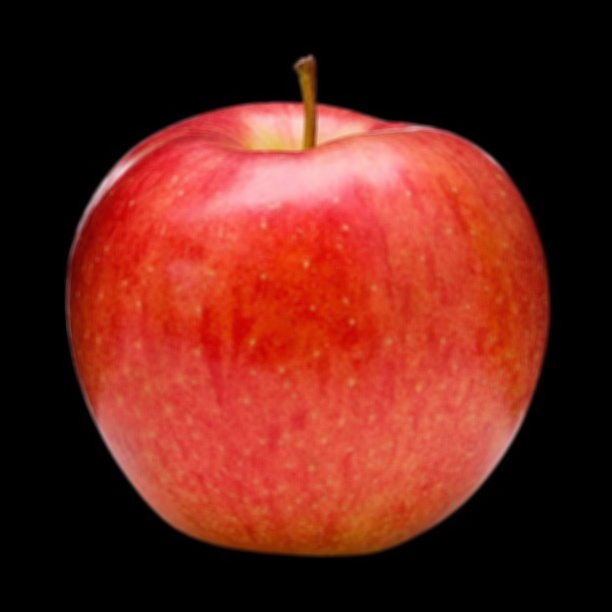
#> input picture features/assets/img/convolution/smoothedImage.jpg, 612 x 612 px
$ python convolution.py assets/img/convolution/smoothedImage.jpg   (older library calls are emulated)
#> lines starting #> are read from the running program, lines starting #| are printed output that depends on the picture
import cv2
import numpy as np
import sys

# Load an image
image_path = sys.argv[1]
image = cv2.imread(image_path)
#> image is the input picture: shape (612, 612, 3); mean B, G, R 25.8, 35.3, 101.8

#Smoothing
smooth_image = cv2.blur(image, (5, 5))  # Kernel size is 5x5
smooth_name = "assets/img/convolution/smoothedImage.jpg"
#Gaussian Blur
gaussian_blur_image = cv2.GaussianBlur(image, (5, 5), 0)  # Kernel size is 5x5
gaussian_blur_name = "assets/img/convolution/gaussianBlurredImage.jpg"

#Sharpening
# kernel = np.array([[0, -2, 0], [-2, 11, -2], [0, -2, 0]])
kernel = np.array([[0, -1, 0], [-1, 5, -1], [0, -1, 0]])
sharpened_image = cv2.filter2D(image, -1, kernel)
sharpened_name = "assets/img/convolution/sharpenedImage.jpg"
#Mean Removal
mean_removal_image = cv2.subtract(image, cv2.blur(image, (3,3)))
meanRemoval_name = "assets/img/convolution/meanImage.jpg"
#Emboss Laplacian
laplacian = cv2.Laplacian(image, cv2.CV_64F)
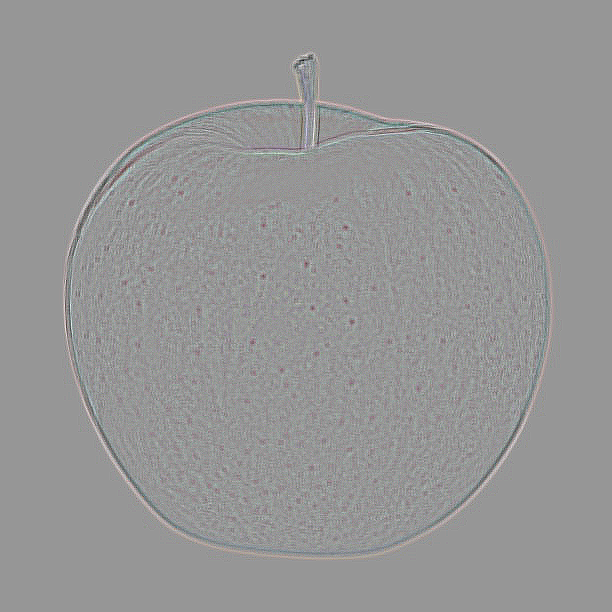
#> laplacian: shape (612, 612, 3) float64; mean B, G, R 0, 0, 0; drawn with min black and max white
lapcianEmboss_name = "assets/img/convolution/lapcianEmboss.jpg"
#Other types of embossing
emboss_kernel = np.array([[0, -1, -1], [1, 0, -1], [1, 1, 0]])
embossed_image = cv2.filter2D(image, -1, emboss_kernel)
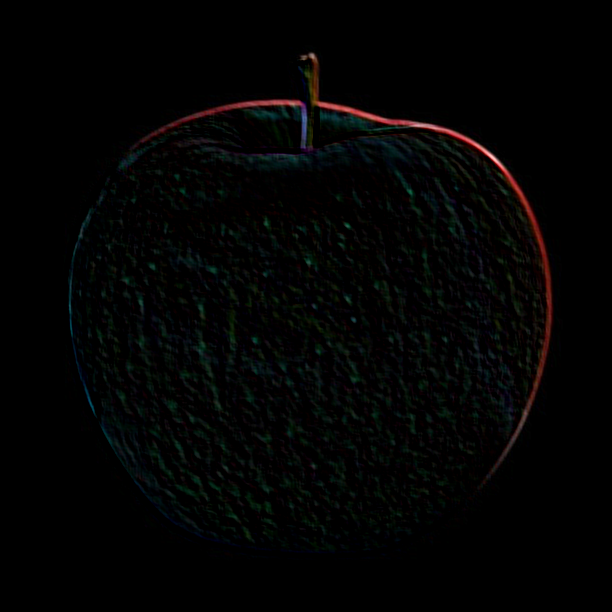
#> embossed_image: shape (612, 612, 3); mean B, G, R 2.9, 3.3, 3.1
embossed_type_name = "assets/img/convolution/embossedImage.jpg"

# [7 lines of commented-out code are left out]
cv2.imwrite(smooth_name, smooth_image)
cv2.imwrite(gaussian_blur_name, gaussian_blur_image)
cv2.imwrite(sharpened_name, sharpened_image)
cv2.imwrite(meanRemoval_name, mean_removal_image)
cv2.imwrite(lapcianEmboss_name, laplacian)
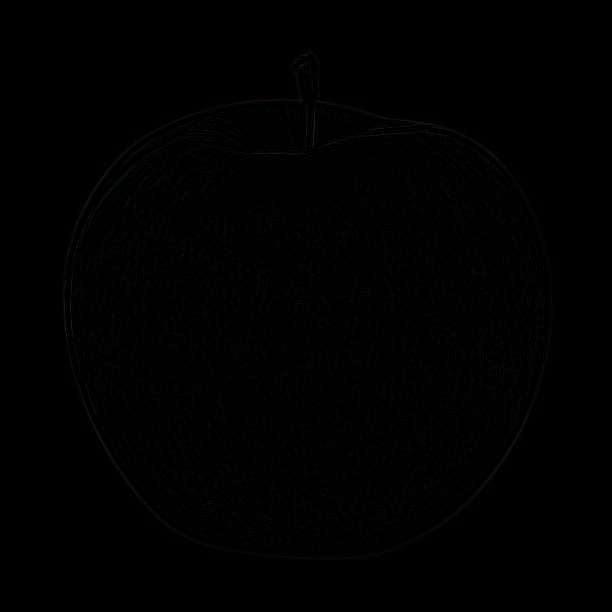
#> saved as lapcianEmboss.jpg: shape (612, 612, 3); mean B, G, R 0.9, 0.8, 0.9
cv2.imwrite(embossed_type_name, embossed_image)


# Wait for a key press and close all OpenCV windows
cv2.waitKey(0)
cv2.destroyAllWindows()
